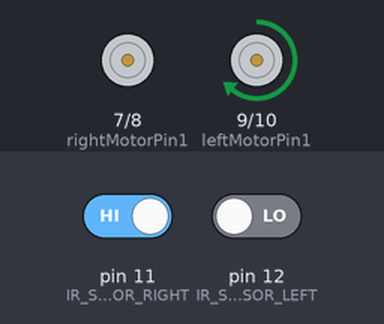
The sketch below on a simulated Arduino Uno, built with avr-gcc and run on an emulated ATmega328P. Shown: motor-driver pin pairs drawn as motors (green arrow = first pin HIGH = forward, orange = second pin HIGH = backward, longer = more drive, scaled by the enable pin). The test bench sets the inputs (shaded band); at power-on: pin 11 (IR_SENSOR_RIGHT) HIGH, pin 12 (IR_SENSOR_LEFT) LOW.

Above: at 1.2 s.
1.3 s: pin 11 (IR_SENSOR_RIGHT) driven LOW
At 2.0 s:
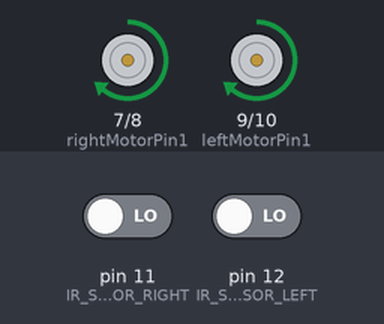
2.8 s: pin 12 (IR_SENSOR_LEFT) driven HIGH
At 3.2 s:
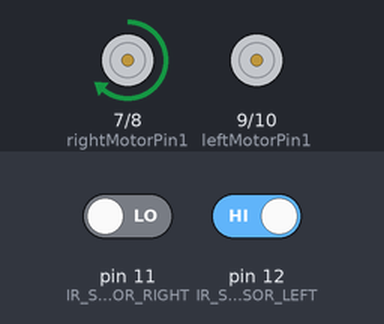
4.3 s: pin 11 (IR_SENSOR_RIGHT) driven HIGH
At 5.5 s:
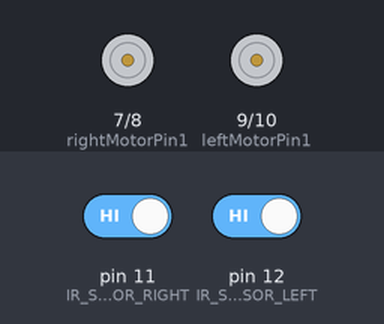
Timing chart, 0 to 7.3 s (numbered marks = the images above; inputs shaded):
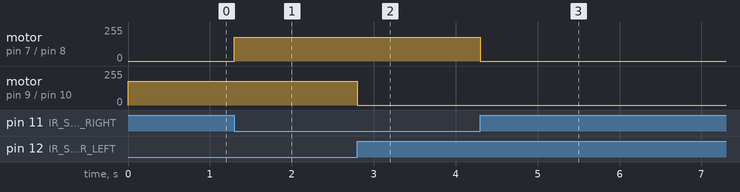

Measured:
- after the input at 1.3 s, motor on pin 7 (rightMotorPin1) / pin 8 (rightMotorPin2): stopped → forward 180/255 at once
- after the input at 2.8 s, motor on pin 9 (leftMotorPin1) / pin 10 (leftMotorPin2): forward 180/255 → stopped at once
- after the input at 4.3 s, motor on pin 7 (rightMotorPin1) / pin 8 (rightMotorPin2): forward 180/255 → stopped at once

The sketch:

LineFollowingRobot.ino
```cpp
// Define IR sensor pins
#define IR_SENSOR_RIGHT 11
#define IR_SENSOR_LEFT 12
#define MOTOR_SPEED 180 // You can adjust this

// Right motor pins
int enableRightMotor = 6;
int rightMotorPin1 = 7;
int rightMotorPin2 = 8;

// Left motor pins
int enableLeftMotor = 5;
int leftMotorPin1 = 9;
int leftMotorPin2 = 10;

void setup() {
  // Increase PWM frequency for smooth motor control
  TCCR0B = TCCR0B & B11111000 | B00000010; // Sets PWM freq to 7812.5 Hz for pins 5 & 6

  // Set motor pins as outputs
  pinMode(enableRightMotor, OUTPUT);
  pinMode(rightMotorPin1, OUTPUT);
  pinMode(rightMotorPin2, OUTPUT);

  pinMode(enableLeftMotor, OUTPUT);
  pinMode(leftMotorPin1, OUTPUT);
  pinMode(leftMotorPin2, OUTPUT);

  // Set IR sensor pins as inputs
  pinMode(IR_SENSOR_RIGHT, INPUT);
  pinMode(IR_SENSOR_LEFT, INPUT);

  // Optional: Start Serial for debugging
  // Serial.begin(9600);

  // Initially stop both motors
  rotateMotor(0, 0);
}

void loop() {
  // Read sensor values
  int rightIR = digitalRead(IR_SENSOR_RIGHT); // LOW = white surface, HIGH = black line
  int leftIR = digitalRead(IR_SENSOR_LEFT);

  // Optional: Debugging
  // Serial.print("Right: "); Serial.print(rightIR);
  // Serial.print(" | Left: "); Serial.println(leftIR);

  if (rightIR == LOW && leftIR == LOW) {
    // Both sensors see white surface -> move forward
    rotateMotor(MOTOR_SPEED, MOTOR_SPEED);
  }
  else if (rightIR == HIGH && leftIR == LOW) {
    // Right sensor sees black line -> stop right motor to turn right
    rotateMotor(0, MOTOR_SPEED);
  }
  else if (rightIR == LOW && leftIR == HIGH) {
    // Left sensor sees black line -> stop left motor to turn left
    rotateMotor(MOTOR_SPEED, 0);
  }
  else {
    // Both sensors see black line -> stop
    rotateMotor(0, 0);
  }
}

// Motor control function
void rotateMotor(int rightSpeed, int leftSpeed) {
  // Right Motor Control
  if (rightSpeed > 0) {
    digitalWrite(rightMotorPin1, HIGH);
    digitalWrite(rightMotorPin2, LOW);
  } else {
    digitalWrite(rightMotorPin1, LOW);
    digitalWrite(rightMotorPin2, LOW);
  }

  // Left Motor Control
  if (leftSpeed > 0) {
    digitalWrite(leftMotorPin1, HIGH);
    digitalWrite(leftMotorPin2, LOW);
  } else {
    digitalWrite(leftMotorPin1, LOW);
    digitalWrite(leftMotorPin2, LOW);
  }

  // Apply speed using PWM
  analogWrite(enableRightMotor, abs(rightSpeed));
  analogWrite(enableLeftMotor, abs(leftSpeed));
}
```
